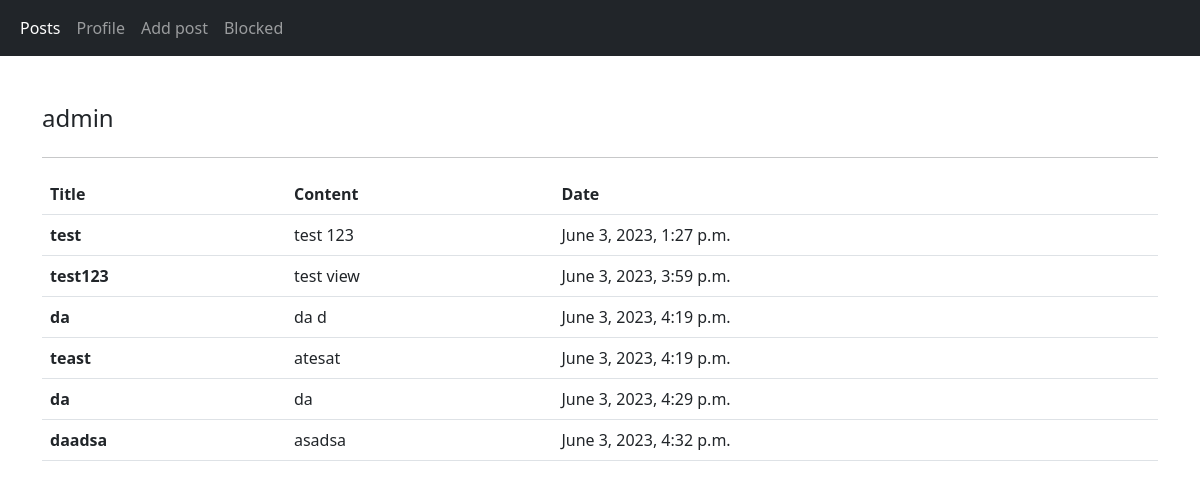
/profile/ (signed in), run on the app's committed database.
### blog/models.py (models this page shows, shortened)
class Profile(models.Model):
    user = models.ForeignKey('auth.User', on_delete=models.CASCADE)
    bio = models.TextField(max_length=500, blank=True)
    def __str__(self):
        return self.user.username

class Post(models.Model):
    title = models.CharField(max_length=100)
    content = models.TextField()
    created_at = models.DateTimeField(auto_now_add=True)
    updated_at = models.DateTimeField(auto_now=True)
    author = models.ForeignKey(Profile, on_delete=models.CASCADE)

### blog/views.py (the view)
# urls.py: path("profile/", views.profile, name="profile"),
def profile(request: WSGIRequest):
    user = Profile.objects.get(user=request.user)
    posts = Post.objects.filter(author=user)
    return render(request, "profile.html", {"posts": posts, "user": user})

### blog/templates/profile.html (shortened to what this page needs)
<!DOCTYPE html>
<html lang="en">
  <head>
    <link
      rel="stylesheet"
      href="https://cdn.jsdelivr.net/npm/bootstrap@5.2.3/dist/css/bootstrap.min.css"
    />
  </head>
  <body>
    <nav class="navbar navbar-expand-lg navbar-dark bg-dark">
      <div class="container-fluid">
        <div class="collapse navbar-collapse" id="navbarNavAltMarkup">
          <div class="navbar-nav">
            <a class="nav-link active" href="{% url 'posts' %}">Posts</a>
            <a class="nav-link" aria-current="page" href="{% url 'profile' %}">Profile</a>
            <a class="nav-link" href="{% url 'posts-add' %}">Add post</a>
            <a class="nav-link" href="{% url 'blocked' %}">Blocked</a>
          </div>
        </div>
      </div>
    </nav>
    <div class="container mt-5">
      <div class="row">
        <h1 class="fs-4">{{user}}</h1>
      </div>
      <hr />
      <table class="table">
        <thead>
          <tr>
            <th scope="col">Title</th>
            <th scope="col">Content</th>
            <th scope="col">Date</th>
          </tr>
        </thead>
        <tbody>
          {% for post in posts %}
          <tr>
            <th>{{ post.title }}</th>
            <td>{{ post.content }}</td>
            <td>{{ post.created_at }}</td>
          </tr>
          {% endfor %}
        </tbody>
      </table>
    </div>
  </body>
</html>

### data on the page
Profile: user.username "admin"
Post: title "test", content "test 123", created_at "June 3, 2023, 1:27 p.m."
Post: title "test123", content "test view", created_at "June 3, 2023, 3:59 p.m."
Post: title "da", content "da d", created_at "June 3, 2023, 4:19 p.m."
Post: title "teast", content "atesat", created_at "June 3, 2023, 4:19 p.m."
Post: title "da", content "da", created_at "June 3, 2023, 4:29 p.m."
Post: title "daadsa", content "asadsa", created_at "June 3, 2023, 4:32 p.m."
